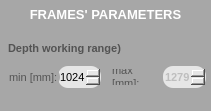
    <widget class="QGroupBox" name="arduino_gb_2">
     <property name="geometry">
      <rect>
       <x>210</x>
       <y>154</y>
       <width>211</width>
       <height>111</height>
      </rect>
     </property>
     <property name="styleSheet">
      <string notr="true">background-color: rgb(167, 167, 167);
border-radius:10px;</string>
     </property>
     <property name="title">
      <string/>
     </property>
     <widget class="QLabel" name="ard_connection_lbl_3">
      <property name="geometry">
       <rect>
        <x>0</x>
        <y>4</y>
        <width>211</width>
        <height>20</height>
       </rect>
      </property>
      <property name="font">
       <font>
        <family>Arial</family>
        <pointsize>10</pointsize>
        <weight>75</weight>
        <bold>true</bold>
       </font>
      </property>
      <property name="styleSheet">
       <string notr="true">color: rgb(255, 255, 255);</string>
      </property>
      <property name="text">
       <string>FRAMES' PARAMETERS</string>
      </property>
      <property name="alignment">
       <set>Qt::AlignCenter</set>
      </property>
     </widget>
     <widget class="QLabel" name="ard_connection_lbl_4">
      <property name="geometry">
       <rect>
        <x>180</x>
        <y>110</y>
        <width>181</width>
        <height>20</height>
       </rect>
      </property>
      <property name="font">
       <font>
        <family>Arial</family>
        <pointsize>9</pointsize>
        <weight>75</weight>
        <bold>true</bold>
       </font>
      </property>
      <property name="styleSheet">
       <string notr="true">color: rgb(0, 0, 0);</string>
      </property>
      <property name="text">
       <string>ARDUINO CONNECTION</string>
      </property>
      <property name="alignment">
       <set>Qt::AlignCenter</set>
      </property>
     </widget>
     <widget class="QLabel" name="deptherror_lbl">
      <property name="geometry">
       <rect>
        <x>8</x>
        <y>38</y>
        <width>131</width>
        <height>20</height>
       </rect>
      </property>
      <property name="font">
       <font>
        <family>Arial</family>
        <pointsize>8</pointsize>
        <weight>75</weight>
        <bold>true</bold>
       </font>
      </property>
      <property name="toolTip">
       <string extracomment="Depth frames can only contain 256 values within their 8bit configuration: choose the minimum depth value, in meters, that contains the object(s) of interest full representation. Maximum value is automatically calculated by adding 255 to the minimum value."/>
      </property>
      <property name="styleSheet">
       <string notr="true">color: rgb(83, 83, 83);</string>
      </property>
      <property name="text">
       <string>Depth working range)</string>
      </property>
      <property name="alignment">
       <set>Qt::AlignLeading|Qt::AlignLeft|Qt::AlignVCenter</set>
      </property>
      <property name="wordWrap">
       <bool>true</bool>
      </property>
     </widget>
     <widget class="QSpinBox" name="min_meters_sb">
      <property name="geometry">
       <rect>
        <x>58</x>
        <y>66</y>
        <width>43</width>
        <height>22</height>
       </rect>
      </property>
      <property name="font">
       <font>
        <family>Arial</family>
        <pointsize>8</pointsize>
        <weight>50</weight>
        <bold>false</bold>
       </font>
      </property>
      <property name="styleSheet">
       <string notr="true">background-color: rgb(230, 230, 230);</string>
      </property>
      <property name="maximum">
       <number>2000</number>
      </property>
      <property name="value">
       <number>1024</number>
      </property>
     </widget>
     <widget class="QLabel" name="min_meters_lbl">
      <property name="geometry">
       <rect>
        <x>9</x>
        <y>67</y>
        <width>51</width>
        <height>20</height>
       </rect>
      </property>
      <property name="font">
       <font>
        <family>Arial</family>
        <pointsize>8</pointsize>
       </font>
      </property>
      <property name="styleSheet">
       <string notr="true">color: rgb(83, 83, 83);</string>
      </property>
      <property name="text">
       <string>min [mm]:</string>
      </property>
      <property name="alignment">
       <set>Qt::AlignLeading|Qt::AlignLeft|Qt::AlignVCenter</set>
      </property>
      <property name="wordWrap">
       <bool>true</bool>
      </property>
     </widget>
     <widget class="QSpinBox" name="max_meters_sb">
      <property name="enabled">
       <bool>false</bool>
      </property>
      <property name="geometry">
       <rect>
        <x>163</x>
        <y>66</y>
        <width>43</width>
        <height>22</height>
       </rect>
      </property>
      <property name="font">
       <font>
        <family>Arial</family>
        <pointsize>8</pointsize>
        <weight>75</weight>
        <bold>true</bold>
       </font>
      </property>
      <property name="styleSheet">
       <string notr="true">background-color: rgb(230, 230, 230);</string>
      </property>
      <property name="minimum">
       <number>0</number>
      </property>
      <property name="maximum">
       <number>2000</number>
      </property>
      <property name="singleStep">
       <number>1</number>
      </property>
      <property name="value">
       <number>1279</number>
      </property>
     </widget>
     <widget class="QLabel" name="max_meters_lbl">
      <property name="geometry">
       <rect>
        <x>112</x>
        <y>69</y>
        <width>51</width>
        <height>16</height>
       </rect>
      </property>
      <property name="font">
       <font>
        <family>Arial</family>
        <pointsize>8</pointsize>
       </font>
      </property>
      <property name="styleSheet">
       <string notr="true">color: rgb(83, 83, 83);</string>
      </property>
      <property name="text">
       <string>max [mm]:</string>
      </property>
      <property name="alignment">
       <set>Qt::AlignLeading|Qt::AlignLeft|Qt::AlignVCenter</set>
      </property>
      <property name="wordWrap">
       <bool>true</bool>
      </property>
     </widget>
    </widget>
